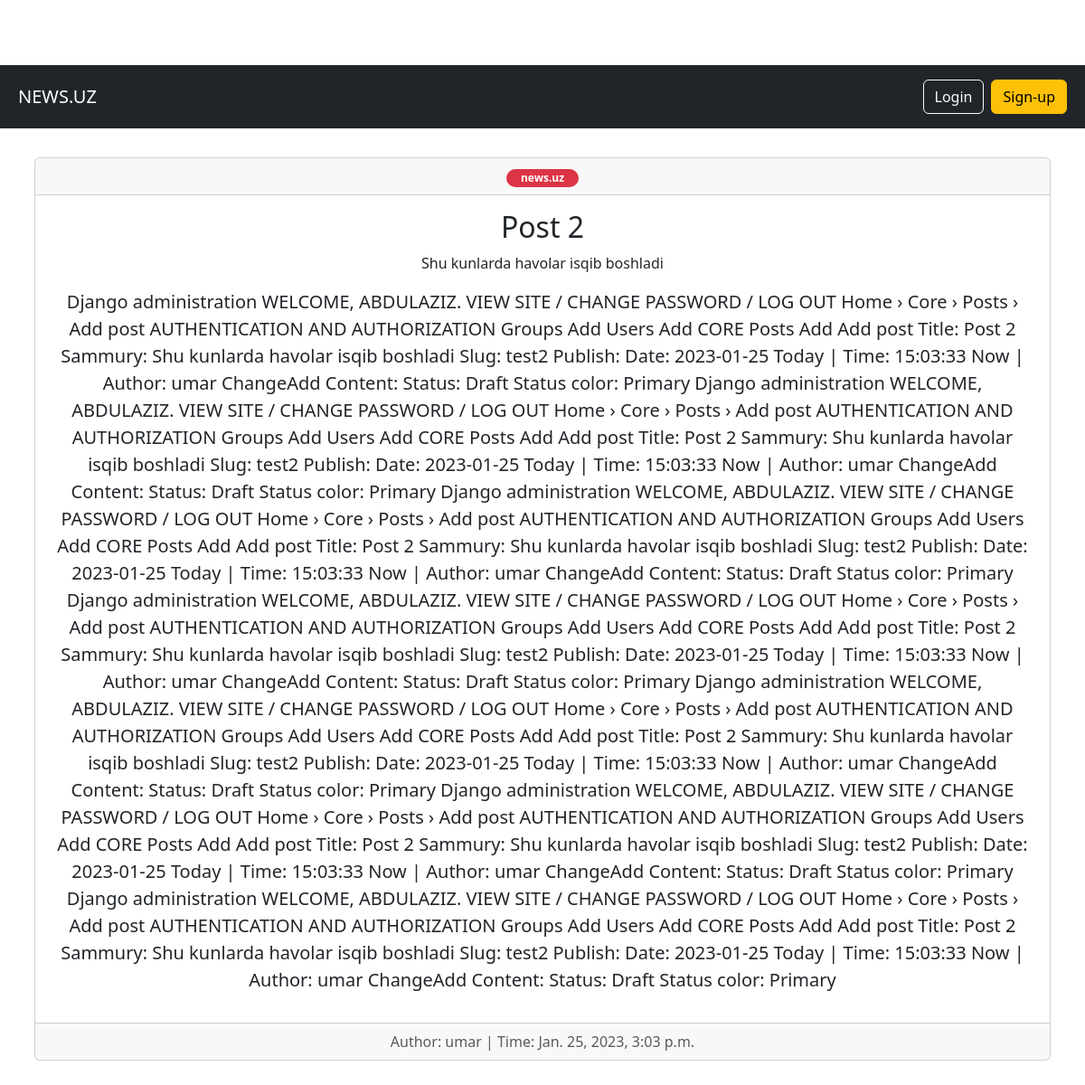
Page /test2/ on the committed database.
### core/models.py (models this page shows, shortened)
class Post(models.Model):
    class NewManager(models.Manager):
        def get_queryset(self):
            return super().get_queryset() .filter(status='published')
    options = (
        ('draft', 'Draft'),
        ('published', 'Published'),
    )
    colors = (
        ('primary', 'Primary'),
        ('info text-dark', 'Info text-dark'),
        ('danger', 'Danger'),
        ('warning text-dark', 'Warning text-dark'),
    )
    title = models.CharField(max_length=200)
    sammury = models.CharField(max_length=200)
    slug = models.SlugField(max_length=200, unique_for_date='publish')
    publish = models.DateTimeField(default=timezone.now)
    author = models.ForeignKey(User, on_delete=models.CASCADE, related_name='blog_posts')
    content = models.TextField()
    status = models.CharField(max_length=50, choices=options, default='draft')
    status_color = models.CharField(max_length=50, choices=colors, default='primary')
    objects = models.Manager() #default manager
    newmanager = NewManager() #custom manager
    class Meta:
        ordering = ('-publish',)   # tartib '-'

### core/views.py (the view)
# urls.py: path('<slug:post>/', views.post_single, name='post_single'),
def post_single(request, post):
    post = get_object_or_404(Post, slug=post, status='published')
    return render(request, 'single.html', {'post': post})

### templates/single.html (shortened to what this page needs)
{% extends 'base.html' %}
{% block content %}
<main class="container p-2">
  <div class="card text-center mt-4">
    <div class="card-header">
      <span class="badge rounded-pill bg-{{ post.status_color }}">
        <a class="navbar-brand p-2" href="/">news.uz</a>
      </span>
    </div>
    <div class="card-body">
      <h2 class="card-title">{{ post.title }}</h2>
      <p class="card-text">{{ post.sammury }}</p>
      <p class="lead">{{ post.content|safe }}</p>
    </div>
    <div class="card-footer text-muted">
      Author: {{ post.author }} | Time: {{ post.publish }}
    </div>
  </div>
</main>
{% endblock content %}

### static/css/navbar.css (style rules this page uses)
body { min-height: 75rem; padding-top: 4.5rem; }

### rows in the picture
Post: title "Post 2", sammury "Shu kunlarda havolar isqib boshladi", content "Django administration WELCOME, ABDULAZIZ. VIEW SITE / CHANGE PASSWORD / LOG OUT Home › Core › Posts › Add post AUTHENTICATION AND AUTHORIZATION Groups Add Users Add CORE Posts Add Add post Title: Post 2 Sammury: Shu kunlarda havolar isqib boshladi Slug: test2 Publish: Date: 2023-01-25 Today | Time: 15:03:33 Now | Author: umar ChangeAdd Content: Status: Draft Status color: Primary Django administration WELCOME, ABDULAZIZ. VIEW SITE / CHANGE PASSWORD / LOG OUT Home › Core › Posts › Add post AUTHENTICATION AND AUTHORIZATION Groups Add Users Add CORE Posts Add Add post Title: Post 2 Sammury: Shu kunlarda havolar isqib boshladi Slug: test2 Publish: Date: 2023-01-25 Today | Time: 15:03:33 Now |…", author "umar", publish "Jan. 25, 2023, 3:03 p.m."
